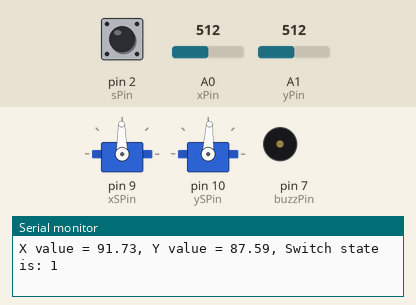
Bench run of a sketch on a simulated Arduino Uno, built with avr-gcc and run on an emulated ATmega328P. Parts: 2 × servo, buzzer (waves = sounding, pin HIGH), the last lines printed to the serial monitor. The test bench sets the inputs (shaded band); at power-on: A0 (xPin) = 512, A1 (yPin) = 512, pin 2 (sPin) HIGH.

Above: at 1.2 s.
1.3 s: A0 (xPin) set to 716
At 2.6 s:
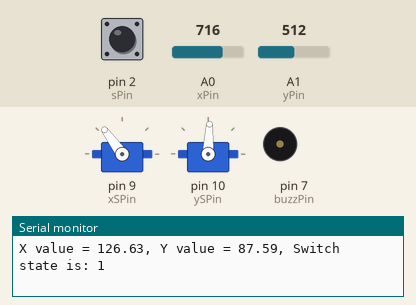
3.0 s: A1 (yPin) set to 716
At 4.1 s:
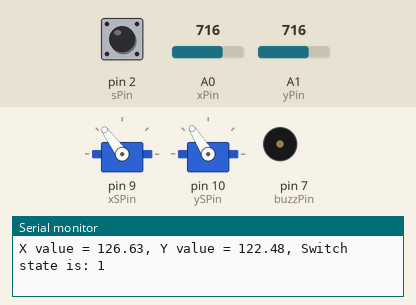
4.5 s: pin 2 (sPin) pulled LOW for 0.3 s
At 4.9 s:
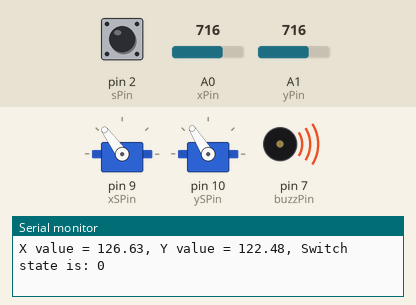
6.5 s: A0 (xPin) set to 900
At 7.7 s:
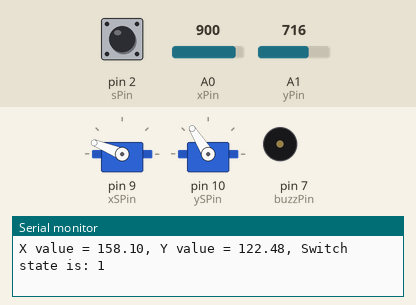
8.0 s: A1 (yPin) set to 900
At 9.2 s:
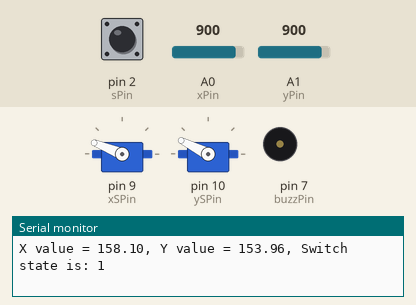
9.5 s: pin 2 (sPin) pulled LOW for 1 s
At 10.3 s:
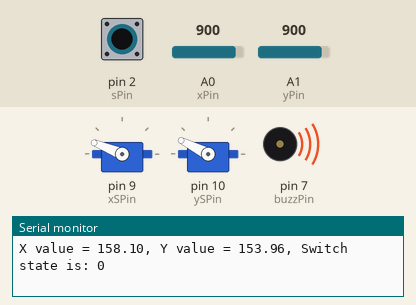
Timing chart, 0 to 12.5 s (numbered marks = the images above; inputs shaded):
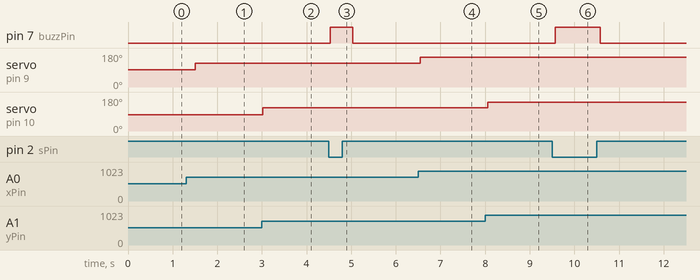

The sketch:

Code_33_Joystick_Controlled_Servos.ino
```cpp
#include <Servo.h>
Servo xServo;
Servo yServo;
int xPin=A0;
int yPin=A1;
int xSPin=9;
int ySPin=10;
int buzzPin=7;
int sPin=2;
int sVal;
int dt=250;
float wValmaxx=180;
float wValmaxy=180;
float wValminx=5;
float wValminy=0;
float rValmax=1023;
float rvalmin=0;
int xVal;
int yVal;
float WVx;
float WVy;
float m1;
float m2;
String mess1=", ";
void setup() {
  // put your setup code here, to run once:
Serial.begin(9600);
pinMode(xPin,INPUT);
pinMode(yPin,INPUT);
pinMode(sPin,INPUT);
pinMode(xSPin,OUTPUT);
pinMode(ySPin,OUTPUT);
pinMode(buzzPin,OUTPUT);
xServo.attach(xSPin);
yServo.attach(ySPin);
digitalWrite(sPin,HIGH);
}

void loop() {
  // put your main code here, to run repeatedly:
xVal=analogRead(xPin);
m1=(wValmaxx-wValminx)/(rValmax-rvalmin);
WVx=m1*(xVal-wValminx)+wValminx;
yVal=analogRead(yPin);
m2=(wValmaxy-wValminy)/(rValmax-rvalmin);
WVy=m1*(yVal-wValminy)+wValminy;
sVal=digitalRead(sPin);
xServo.write(WVx);
yServo.write(WVy);
if (sVal==0){
  digitalWrite (buzzPin, HIGH);
}
else {
  digitalWrite (buzzPin, LOW);
}
delay(dt);
Serial.print("X value = ");
Serial.print(WVx);
Serial.print(mess1);
Serial.print("Y value = ");
Serial.print(WVy);
Serial.print(mess1);
Serial.print("Switch state is: ");
Serial.println(sVal);
}
```

Measured:
- after the input at 1.3 s, servo on pin 9 (xSPin): 91° → 126° after 0.21 s
- after the input at 3.0 s, servo on pin 10 (ySPin): 87° → 122° at once
- after the input at 4.5 s, pin 7 (buzzPin): LOW → HIGH at once, → LOW 0.50 s later
- after the input at 6.5 s, servo on pin 9 (xSPin): 126° → 158° after 0.05 s
- after the input at 8.0 s, servo on pin 10 (ySPin): 122° → 153° after 0.06 s
- after the input at 9.5 s, pin 7 (buzzPin): LOW → HIGH after 0.07 s, → LOW 1.0 s later
